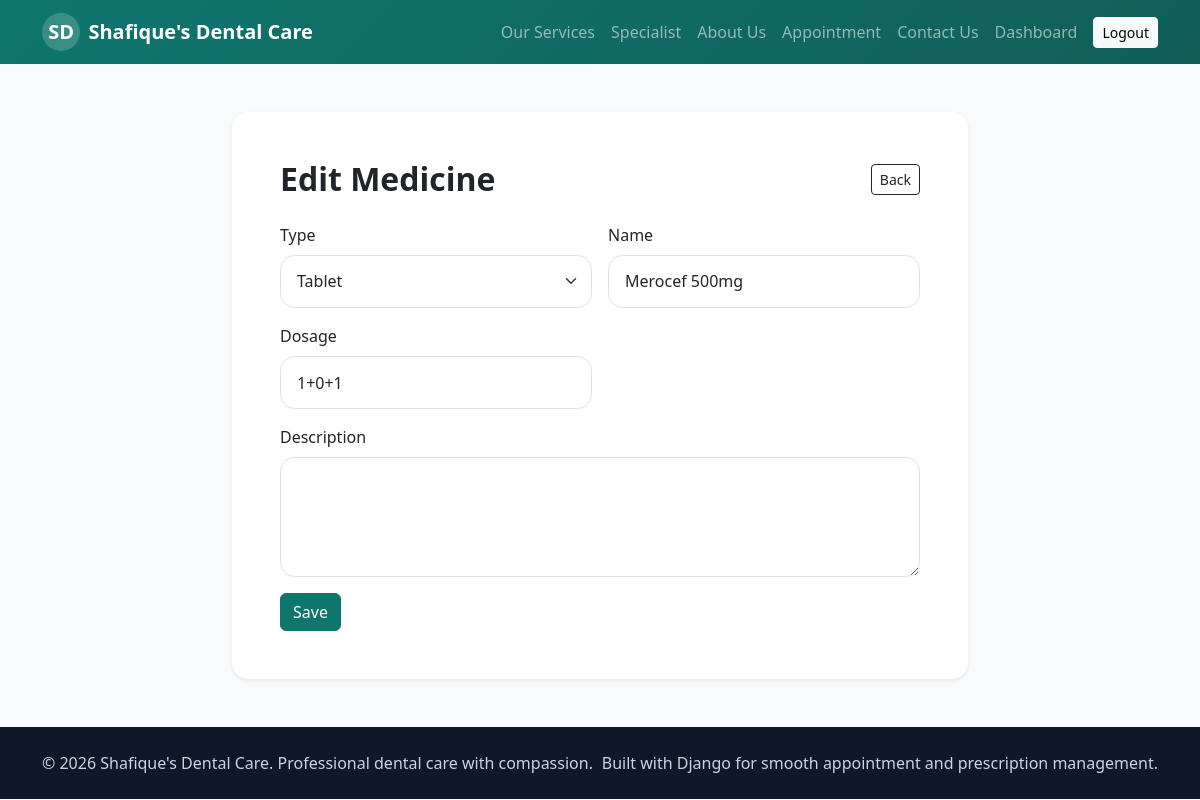
The app's page /medicines/5/edit/ (signed in) with its own data.
### clinic/models.py (models this page shows, shortened)
class TimeStampedModel(models.Model):
    created_at = models.DateTimeField(auto_now_add=True)
    updated_at = models.DateTimeField(auto_now=True)
    class Meta:
        abstract = True

class Medicine(TimeStampedModel):
    TYPE_CHOICES = [
        ("Tablet", "Tablet"),
        ("Capsule", "Capsule"),
        ("Drop", "Drop"),
        ("Syrup", "Syrup"),
        ("Injection", "Injection"),
        ("Other", "Other"),
    ]
    name = models.CharField(max_length=150, unique=True)
    type = models.CharField(max_length=20, choices=TYPE_CHOICES, default="Tablet")
    dosage = models.CharField(max_length=150, blank=True)
    description = models.TextField(blank=True)
    class Meta:
        ordering = ["name"]

### clinic/views.py (the view)
# urls.py: path("medicines/<int:pk>/edit/", views.medicine_update, name="medicine_update"),
@login_required
def medicine_update(request, pk):
    medicine = get_object_or_404(Medicine, pk=pk)
    if request.method == "POST":
        form = MedicineForm(request.POST, instance=medicine)
        if form.is_valid():
            form.save()
            messages.success(request, "Medicine updated successfully.")
            return redirect("medicine_list")
    else:
        form = MedicineForm(instance=medicine)
    return render(request, "clinic/form_page.html", {"form": form, "title": "Edit Medicine"})

### clinic/forms.py
class MedicineForm(StyledFormMixin, forms.ModelForm):
    class Meta:
        model = Medicine
        fields = ["type", "name", "dosage", "description"]
        widgets = {"description": forms.Textarea(attrs={"rows": 3})}

### clinic/context_processors.py (called while the page is built)
def site_context(request):
    primary_doctor = DoctorProfile.objects.select_related("user").first()
    specialists = get_public_specialists_queryset()[:6]
    return {
        "site_name": "Shafique's Dental Care",
        "primary_doctor": primary_doctor,
        "home_specialists": specialists,
    }

### clinic/forms.py (called while the page is built)
def get_public_specialists_queryset():
    doctor_emails = DoctorProfile.objects.select_related("user").values_list("user__email", flat=True)
    admin_emails = [email for email in User.objects.filter(is_staff=True).values_list("email", flat=True) if email]
    admin_names = [
        " ".join(name_parts).strip()
        for name_parts in User.objects.filter(is_staff=True).values_list("first_name", "last_name")
        if " ".join(name_parts).strip()
    ]
    queryset = SpecialistDoctor.objects.exclude(email__in=doctor_emails).exclude(email__in=admin_emails)
    if admin_names:
        queryset = queryset.exclude(name__in=admin_names)
    return queryset.order_by("name")

### templates/clinic/form_page.html (shortened to what this page needs)
{% extends "base.html" %}
{% block content %}
<section class="py-5">
    <div class="container">
        <div class="row justify-content-center">
            <div class="col-xl-8">
                <div class="card border-0 shadow-sm rounded-4">
                    <div class="card-body p-4 p-lg-5">
                        <div class="d-flex justify-content-between align-items-center mb-4">
                            <h2 class="fw-bold mb-0">{{ title }}</h2>
                            <a href="{% url 'dashboard' %}" class="btn btn-outline-dark btn-sm">Back</a>
                        </div>
                        <form method="post" enctype="multipart/form-data" class="row g-3">
                            {% for field in form %}
                                <div class="col-md-6 {% if field.name == 'description' or field.name == 'address' or field.name == 'training_details' or field.name == 'training_details_bn' or field.name == 'chamber_info' %}col-md-12{% endif %}">
                                    <label class="form-label">{{ field.label }}</label>
                                    {{ field }}
                                </div>
                            {% endfor %}
                            <div class="col-12">
                                <button type="submit" class="btn btn-clinic">Save</button>
                            </div>
                        </form>
                    </div>
                </div>
            </div>
        </div>
    </div>
</section>
{% endblock %}

### static/css/styles.css (style rules this page uses)
body { font-family: "Segoe UI", Tahoma, Geneva, Verdana, sans-serif; background: #f8fafc; color: #0f172a; }
.btn-clinic { background: #0f766e; border-color: #0f766e; color: #fff; }
input, select, textarea { width: 100%; }
.form-control, .form-select { border-radius: 0.9rem; padding: 0.85rem 1rem; }
textarea.form-control { min-height: 120px; }

### records on screen
Medicine: form "Tablet" "Merocef 500mg" "1+0+1"

### other values on screen
{{ site_name }} "Shafique's Dental Care"
{{ title }} "Edit Medicine"
{{ field.label }} "Type" "Name" "Dosage" "Description"
